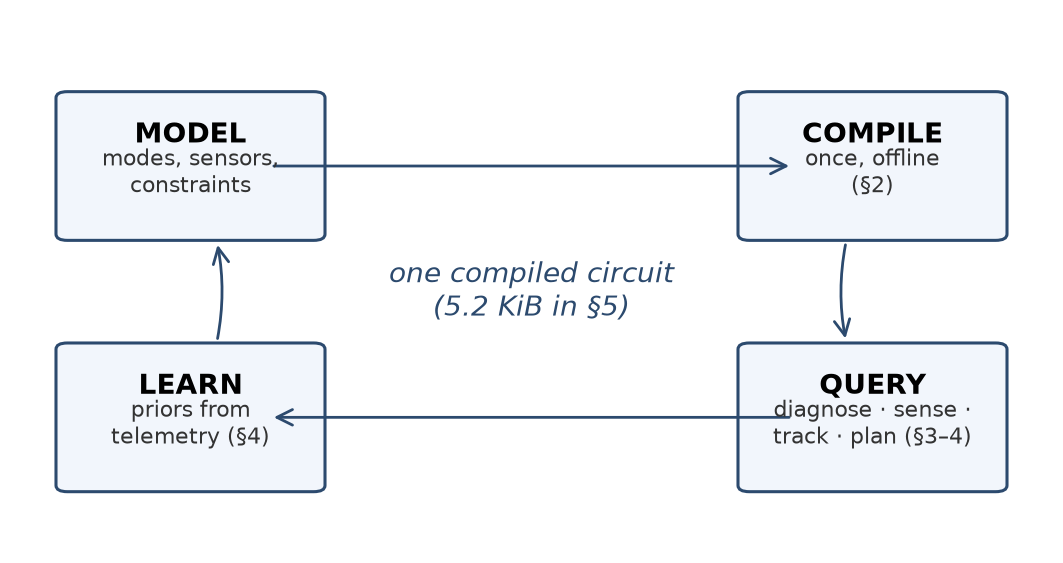

Source code (Python):
"""Figure 1: the lifecycle on one compiled artifact (paper restyle)."""
import os, sys
sys.path.insert(0, os.path.join(os.path.dirname(__file__), "..", "..", ".."))
import matplotlib
matplotlib.use("Agg")
import matplotlib.pyplot as plt
from matplotlib.patches import FancyArrowPatch, FancyBboxPatch

OUT = os.path.dirname(os.path.abspath(__file__))
plt.rcParams.update({"font.size": 11, "figure.dpi": 200})

fig, ax = plt.subplots(figsize=(6.6, 3.4))
steps = [("MODEL", "modes, sensors,\nconstraints"),
         ("COMPILE", "once, offline\n(§2)"),
         ("QUERY", "diagnose · sense ·\ntrack · plan (§3–4)"),
         ("LEARN", "priors from\ntelemetry (§4)")]
centers = [(0.14, 0.72), (0.86, 0.72), (0.86, 0.24), (0.14, 0.24)]
for (x, y), (head, sub) in zip(centers, steps):
    ax.add_patch(FancyBboxPatch((x - 0.13, y - 0.13), 0.26, 0.26,
                                boxstyle="round,pad=0.012",
                                fc="#f2f6fc", ec="#2c4a6e", lw=1.1))
    ax.text(x, y + 0.045, head, ha="center", weight="bold", fontsize=10)
    ax.text(x, y - 0.05, sub, ha="center", fontsize=8, color="#333")
for a, b, rad in ((0, 1, 0.0), (1, 2, 0.25), (2, 3, 0.0), (3, 0, 0.25)):
    (x0, y0), (x1, y1) = centers[a], centers[b]
    ax.add_patch(FancyArrowPatch((x0, y0), (x1, y1), arrowstyle="->",
                                 mutation_scale=14, color="#2c4a6e",
                                 shrinkA=30, shrinkB=30,
                                 connectionstyle=f"arc3,rad={rad}"))
ax.text(0.5, 0.48, "one compiled circuit\n(5.2 KiB in §5)", ha="center",
        va="center", fontsize=10, style="italic", color="#2c4a6e")
ax.set_xlim(-0.04, 1.04); ax.set_ylim(0, 1); ax.axis("off")
fig.savefig(os.path.join(OUT, "fig1_lifecycle.png"), bbox_inches="tight")
print("wrote fig1_lifecycle.png")
